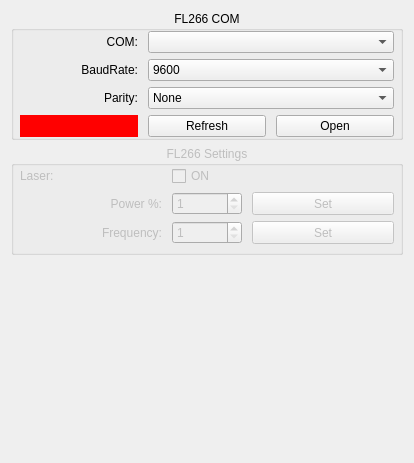
<?xml version="1.0" encoding="UTF-8"?>
<ui version="4.0">
 <class>FL266_Config_Window</class>
 <widget class="QWidget" name="FL266_Config_Window">
  <property name="geometry">
   <rect>
    <x>0</x>
    <y>0</y>
    <width>414</width>
    <height>463</height>
   </rect>
  </property>
  <property name="windowTitle">
   <string>SR830 Configuration</string>
  </property>
  <layout class="QVBoxLayout" name="verticalLayout">
   <item>
    <widget class="QGroupBox" name="groupBox_CONN">
     <property name="sizePolicy">
      <sizepolicy hsizetype="Preferred" vsizetype="Preferred">
       <horstretch>0</horstretch>
       <verstretch>0</verstretch>
      </sizepolicy>
     </property>
     <property name="minimumSize">
      <size>
       <width>0</width>
       <height>0</height>
      </size>
     </property>
     <property name="title">
      <string>FL266 COM</string>
     </property>
     <property name="alignment">
      <set>Qt::AlignHCenter|Qt::AlignTop</set>
     </property>
     <layout class="QVBoxLayout" name="verticalLayout_2">
      <property name="leftMargin">
       <number>0</number>
      </property>
      <property name="topMargin">
       <number>0</number>
      </property>
      <property name="rightMargin">
       <number>0</number>
      </property>
      <property name="bottomMargin">
       <number>0</number>
      </property>
      <item>
       <layout class="QGridLayout" name="gridLayout">
        <property name="leftMargin">
         <number>6</number>
        </property>
        <property name="rightMargin">
         <number>6</number>
        </property>
        <property name="horizontalSpacing">
         <number>10</number>
        </property>
        <item row="3" column="1">
         <widget class="QPushButton" name="pushButton_COM_Refresh">
          <property name="minimumSize">
           <size>
            <width>0</width>
            <height>0</height>
           </size>
          </property>
          <property name="maximumSize">
           <size>
            <width>16777215</width>
            <height>16777215</height>
           </size>
          </property>
          <property name="text">
           <string>Refresh</string>
          </property>
          <property name="checkable">
           <bool>false</bool>
          </property>
         </widget>
        </item>
        <item row="3" column="2">
         <widget class="QPushButton" name="pushButton_COM_Open">
          <property name="maximumSize">
           <size>
            <width>16777215</width>
            <height>16777215</height>
           </size>
          </property>
          <property name="text">
           <string>Open</string>
          </property>
          <property name="checkable">
           <bool>true</bool>
          </property>
          <property name="flat">
           <bool>false</bool>
          </property>
         </widget>
        </item>
        <item row="1" column="1" colspan="2">
         <widget class="QComboBox" name="comboBox_COM_BaudRate">
          <property name="editable">
           <bool>false</bool>
          </property>
          <property name="currentText">
           <string>9600</string>
          </property>
          <property name="currentIndex">
           <number>0</number>
          </property>
          <item>
           <property name="text">
            <string>9600</string>
           </property>
          </item>
         </widget>
        </item>
        <item row="2" column="1" colspan="2">
         <widget class="QComboBox" name="comboBox_COM_Parity">
          <property name="currentText">
           <string>None</string>
          </property>
          <property name="currentIndex">
           <number>0</number>
          </property>
          <item>
           <property name="text">
            <string>None</string>
           </property>
          </item>
         </widget>
        </item>
        <item row="0" column="0">
         <widget class="QLabel" name="label">
          <property name="text">
           <string>COM:</string>
          </property>
          <property name="alignment">
           <set>Qt::AlignRight|Qt::AlignTrailing|Qt::AlignVCenter</set>
          </property>
         </widget>
        </item>
        <item row="3" column="0">
         <widget class="QLabel" name="label_COM_Status">
          <property name="styleSheet">
           <string notr="true">background : red</string>
          </property>
          <property name="text">
           <string/>
          </property>
          <property name="alignment">
           <set>Qt::AlignCenter</set>
          </property>
          <property name="margin">
           <number>0</number>
          </property>
         </widget>
        </item>
        <item row="0" column="1" colspan="2">
         <widget class="QComboBox" name="comboBox_COM">
          <property name="enabled">
           <bool>true</bool>
          </property>
          <property name="sizePolicy">
           <sizepolicy hsizetype="Preferred" vsizetype="Fixed">
            <horstretch>0</horstretch>
            <verstretch>0</verstretch>
           </sizepolicy>
          </property>
         </widget>
        </item>
        <item row="2" column="0">
         <widget class="QLabel" name="label_7">
          <property name="text">
           <string>Parity:</string>
          </property>
          <property name="alignment">
           <set>Qt::AlignRight|Qt::AlignTrailing|Qt::AlignVCenter</set>
          </property>
         </widget>
        </item>
        <item row="1" column="0">
         <widget class="QLabel" name="label_6">
          <property name="text">
           <string>BaudRate:</string>
          </property>
          <property name="alignment">
           <set>Qt::AlignRight|Qt::AlignTrailing|Qt::AlignVCenter</set>
          </property>
         </widget>
        </item>
       </layout>
      </item>
     </layout>
    </widget>
   </item>
   <item>
    <widget class="QGroupBox" name="groupBox_Settings">
     <property name="enabled">
      <bool>false</bool>
     </property>
     <property name="sizePolicy">
      <sizepolicy hsizetype="Preferred" vsizetype="Preferred">
       <horstretch>0</horstretch>
       <verstretch>0</verstretch>
      </sizepolicy>
     </property>
     <property name="minimumSize">
      <size>
       <width>0</width>
       <height>0</height>
      </size>
     </property>
     <property name="title">
      <string>FL266 Settings</string>
     </property>
     <property name="alignment">
      <set>Qt::AlignHCenter|Qt::AlignTop</set>
     </property>
     <layout class="QVBoxLayout" name="verticalLayout_6">
      <property name="leftMargin">
       <number>0</number>
      </property>
      <property name="topMargin">
       <number>0</number>
      </property>
      <property name="rightMargin">
       <number>0</number>
      </property>
      <property name="bottomMargin">
       <number>8</number>
      </property>
      <item>
       <layout class="QGridLayout" name="gridLayout_5" columnstretch="0,0,0,0,0">
        <property name="leftMargin">
         <number>6</number>
        </property>
        <property name="rightMargin">
         <number>6</number>
        </property>
        <property name="horizontalSpacing">
         <number>10</number>
        </property>
        <item row="0" column="0" colspan="2">
         <widget class="QLabel" name="label_2">
          <property name="text">
           <string>Laser:</string>
          </property>
         </widget>
        </item>
        <item row="0" column="2" colspan="3">
         <widget class="QCheckBox" name="checkBox_LaserON">
          <property name="text">
           <string>ON</string>
          </property>
         </widget>
        </item>
        <item row="2" column="0" colspan="2">
         <widget class="QLabel" name="label_15">
          <property name="text">
           <string>Frequency:</string>
          </property>
          <property name="alignment">
           <set>Qt::AlignRight|Qt::AlignTrailing|Qt::AlignVCenter</set>
          </property>
         </widget>
        </item>
        <item row="2" column="3" colspan="2">
         <widget class="QPushButton" name="pushButton_SetFrequency">
          <property name="sizePolicy">
           <sizepolicy hsizetype="Minimum" vsizetype="Preferred">
            <horstretch>0</horstretch>
            <verstretch>0</verstretch>
           </sizepolicy>
          </property>
          <property name="maximumSize">
           <size>
            <width>16777215</width>
            <height>16777215</height>
           </size>
          </property>
          <property name="toolTip">
           <string/>
          </property>
          <property name="text">
           <string>Set</string>
          </property>
         </widget>
        </item>
        <item row="1" column="2">
         <widget class="QSpinBox" name="spinBox_PowerPerc">
          <property name="keyboardTracking">
           <bool>false</bool>
          </property>
          <property name="minimum">
           <number>1</number>
          </property>
          <property name="maximum">
           <number>100</number>
          </property>
         </widget>
        </item>
        <item row="1" column="3" colspan="2">
         <widget class="QPushButton" name="pushButton_SetPowerPerc">
          <property name="sizePolicy">
           <sizepolicy hsizetype="Minimum" vsizetype="Preferred">
            <horstretch>0</horstretch>
            <verstretch>0</verstretch>
           </sizepolicy>
          </property>
          <property name="maximumSize">
           <size>
            <width>16777215</width>
            <height>16777215</height>
           </size>
          </property>
          <property name="toolTip">
           <string/>
          </property>
          <property name="text">
           <string>Set</string>
          </property>
         </widget>
        </item>
        <item row="2" column="2">
         <widget class="QSpinBox" name="spinBox_Frequency">
          <property name="keyboardTracking">
           <bool>false</bool>
          </property>
          <property name="minimum">
           <number>1</number>
          </property>
          <property name="maximum">
           <number>19999</number>
          </property>
         </widget>
        </item>
        <item row="1" column="0" colspan="2">
         <widget class="QLabel" name="label_14">
          <property name="text">
           <string>Power %:</string>
          </property>
          <property name="alignment">
           <set>Qt::AlignRight|Qt::AlignTrailing|Qt::AlignVCenter</set>
          </property>
         </widget>
        </item>
       </layout>
      </item>
     </layout>
    </widget>
   </item>
   <item>
    <spacer name="verticalSpacer">
     <property name="orientation">
      <enum>Qt::Vertical</enum>
     </property>
     <property name="sizeHint" stdset="0">
      <size>
       <width>20</width>
       <height>40</height>
      </size>
     </property>
    </spacer>
   </item>
  </layout>
 </widget>
 <tabstops>
  <tabstop>comboBox_COM</tabstop>
  <tabstop>comboBox_COM_BaudRate</tabstop>
  <tabstop>comboBox_COM_Parity</tabstop>
  <tabstop>pushButton_COM_Refresh</tabstop>
  <tabstop>pushButton_COM_Open</tabstop>
  <tabstop>spinBox_PowerPerc</tabstop>
 </tabstops>
 <resources/>
 <connections/>
</ui>
